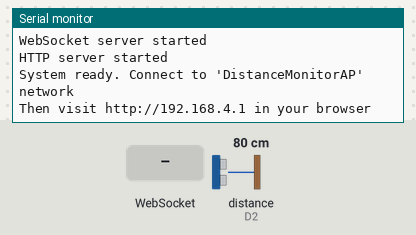
This sketch was run on a simulated ESP8266 (NodeMCU). On the bench: the last lines printed to the serial monitor. Wiring (inferred from the names in the program): ultrasonic range finder: trigger D1; echo D2. The test bench sets the inputs (shaded band); at power-on: distance to the obstacle (sensor on D2) 80 cm. The echo pulse lasts 58.3 µs per cm.

Above: at 2.2 s.
2.3 s: WebSocket text "1" received
At 3.5 s:
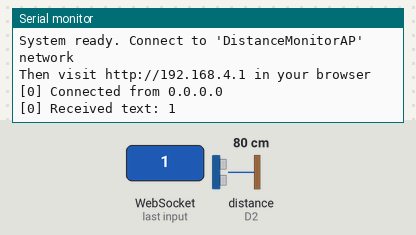
3.8 s: WebSocket text "0" received
At 4.8 s:
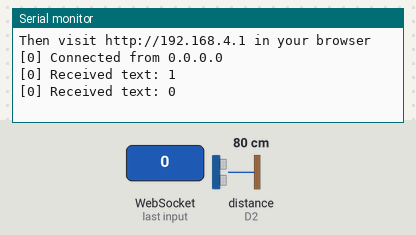

Measured:
- after the input at 2.3 s, the serial monitor: prints a new line at once (image 1)
- after the input at 3.8 s, the serial monitor: prints a new line at once (image 2)

The sketch:

firmware.ino
```cpp
#include <ESP8266WiFi.h>
#include <WebSocketsServer.h>
#include <ESP8266WebServer.h>

// WiFi Access Point configuration
const char *ssid = "DistanceMonitorAP"; // Hotspot name
const char *password = "12345678";    // Hotspot password

// HC-SR04 pins
const int trigPin = D1;  // GPIO5
const int echoPin = D2;  // GPIO4

// WebSocket server on port 81 and HTTP server on port 80
WebSocketsServer webSocket(81);
ESP8266WebServer server(80);

// HTML page with embedded CSS and JavaScript
const char* htmlPage = R"rawliteral(
<!DOCTYPE html>
<html>
<head>
    <title>ESP8266 Distance Monitor</title>
    <meta name="viewport" content="width=device-width, initial-scale=1">
    <style>
        body {
            font-family: Arial, sans-serif;
            text-align: center;
            margin: 0;
            padding: 20px;
            background-color: #f5f5f5;
        }
        .container {
            max-width: 500px;
            margin: 0 auto;
            background-color: white;
            padding: 20px;
            border-radius: 10px;
            box-shadow: 0 2px 10px rgba(0,0,0,0.1);
        }
        #distance {
            font-size: 48px;
            font-weight: bold;
            margin: 20px;
            color: #2c3e50;
        }
        .unit-toggle {
            margin: 20px;
        }
        button {
            background-color: #3498db;
            color: white;
            border: none;
            padding: 10px 20px;
            margin: 5px;
            border-radius: 5px;
            cursor: pointer;
            font-size: 16px;
        }
        button:hover {
            background-color: #2980b9;
        }
        .status {
            margin-top: 20px;
            color: #7f8c8d;
        }
    </style>
</head>
<body>
    <div class="container">
        <h1>Ultrasonic Distance Monitor</h1>
        <div id="distance">--</div>
        <div class="unit-toggle">
            <button onclick="setUnit('cm')">Centimeters</button>
            <button onclick="setUnit('in')">Inches</button>
        </div>
        <div class="status">
            <p>Connected to: DistanceMonitorAP</p>
            <p id="ip-address"></p>
        </div>
    </div>

    <script>
        let unit = 'cm';
        let websocket;

        function connectWebSocket() {
            websocket = new WebSocket('ws://' + window.location.hostname + ':81/');

            websocket.onopen = function() {
                console.log("WebSocket connected");
                document.getElementById('ip-address').textContent =
                    "IP: " + window.location.hostname;
            };

            websocket.onmessage = function(event) {
                const data = JSON.parse(event.data);
                const distance = unit === 'cm' ? data.distance : (data.distance / 2.54);
                document.getElementById('distance').innerHTML =
                    distance.toFixed(2) + ' ' + (unit === 'cm' ? 'cm' : 'in');
            };

            websocket.onclose = function() {
                console.log("WebSocket disconnected");
                setTimeout(connectWebSocket, 1000); // Reconnect after 1 second
            };
        }

        function setUnit(newUnit) {
            unit = newUnit;
            if (websocket && websocket.readyState === WebSocket.OPEN) {
                websocket.send(unit);
            }
        }

        // Initialize connection when page loads
        window.onload = function() {
            connectWebSocket();
        };
    </script>
</body>
</html>
)rawliteral";

void setup() {
    Serial.begin(115200);
    delay(1000);

    // Initialize HC-SR04 pins
    pinMode(trigPin, OUTPUT);
    pinMode(echoPin, INPUT);

    // Create Access Point
    Serial.println();
    Serial.println("Creating Access Point...");
    WiFi.softAP(ssid, password);

    IPAddress myIP = WiFi.softAPIP();
    Serial.print("AP IP address: ");
    Serial.println(myIP);

    // Start WebSocket server
    webSocket.begin();
    webSocket.onEvent(webSocketEvent);
    Serial.println("WebSocket server started");

    // Handle HTTP requests
    server.on("/", []() {
        server.send(200, "text/html", htmlPage);
    });

    server.begin();
    Serial.println("HTTP server started");

    Serial.println("System ready. Connect to 'DistanceMonitorAP' network");
    Serial.println("Then visit http://" + myIP.toString() + " in your browser");
}

void loop() {
    webSocket.loop();
    server.handleClient();

    static unsigned long lastUpdate = 0;
    if (millis() - lastUpdate > 100) { // Update every 100ms
        lastUpdate = millis();

        // Measure distance in centimeters
        float distance = getDistance();

        // Send to all connected WebSocket clients
        String json = "{\"distance\":" + String(distance) + "}";
        webSocket.broadcastTXT(json);
    }
}

float getDistance() {
    // Send pulse
    digitalWrite(trigPin, LOW);
    delayMicroseconds(2);
    digitalWrite(trigPin, HIGH);
    delayMicroseconds(10);
    digitalWrite(trigPin, LOW);

    // Measure echo duration in microseconds
    long duration = pulseIn(echoPin, HIGH);

    // Calculate distance in cm (speed of sound is 0.034 cm/μs)
    // Divide by 2 because sound travels to object and back
    float distance = duration * 0.034 / 2;

    // Filter out invalid readings (HC-SR04 range is 2cm-400cm)
    if (distance < 2 || distance > 400) {
        distance = 0; // Will display as 0.00 on webpage
    }

    return distance;
}

void webSocketEvent(uint8_t num, WStype_t type, uint8_t * payload, size_t length) {
    switch(type) {
        case WStype_DISCONNECTED:
            Serial.printf("[%u] Disconnected!\n", num);
            break;
        case WStype_CONNECTED:
            {
                IPAddress ip = webSocket.remoteIP(num);
                Serial.printf("[%u] Connected from %d.%d.%d.%d\n", num, ip[0], ip[1], ip[2], ip[3]);
                // Send current unit preference to new client
                webSocket.sendTXT(num, "cm");
            }
            break;
        case WStype_TEXT:
            Serial.printf("[%u] Received text: %s\n", num, payload);
            // Here you could handle unit change requests if needed
            break;
    }
}
```
